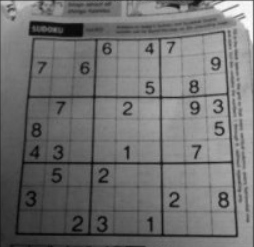
#> input picture sudoku.png, 254 x 247 px
$ python CPV19_image_gradient_edge_Detection.py
#> lines starting #> are read from the running program, lines starting #| are printed output that depends on the picture
import cv2 as cv
import numpy as np
from  matplotlib import pyplot as plt

img = cv.imread("sudoku.png",0)
#> img is the input picture: shape (247, 254); min 6, max 253, mean 112.9
#gradient operations
#Laplican -- lapalican derviative
laplican = cv.Laplacian(img,cv.CV_64F,ksize=3)
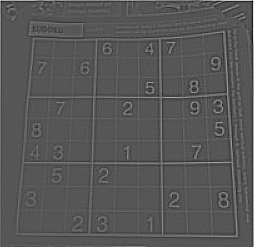
#> laplican: shape (247, 254) float64; min -530, max 1024, mean 2.5; drawn with min black and max white
print(laplican)
#> (printed output is left out)
laplican = np.uint8(np.absolute(laplican))
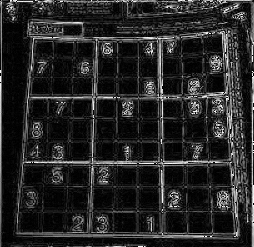
#> laplican: shape (247, 254); min 0, max 254, mean 38.4
#sobel dx = 0 order of derivative x and dy= order of derivative y


sobelX = cv.Sobel(img,cv.CV_64F,1,0)
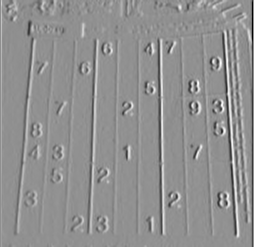
#> sobelX: shape (247, 254) float64; min -544, max 417, mean 1.4; drawn with min black and max white
sobelX = np.uint8(np.absolute(sobelX))
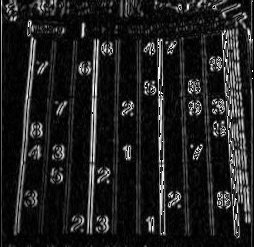
#> sobelX: shape (247, 254); min 0, max 255, mean 32

sobelY = cv.Sobel(img,cv.CV_64F,0,1)
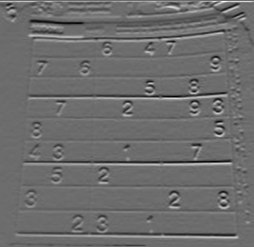
#> sobelY: shape (247, 254) float64; min -429, max 569, mean -0.9; drawn with min black and max white
sobelY = np.uint8(np.absolute(sobelY))
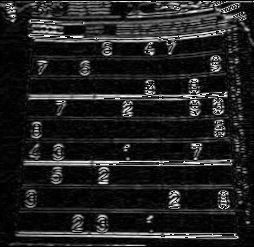
#> sobelY: shape (247, 254); min 0, max 255, mean 33.3
#sobel-y method
images = [img,laplican,sobelX,sobelY]
title =["input image","laplican","sobelX","sobelY"]

for i in range(4):
    plt.subplot(2,2,i+1),plt.imshow(images[i],'gray')
    plt.title(title[i])
    plt.xticks([]),plt.yticks([])
plt.show()
